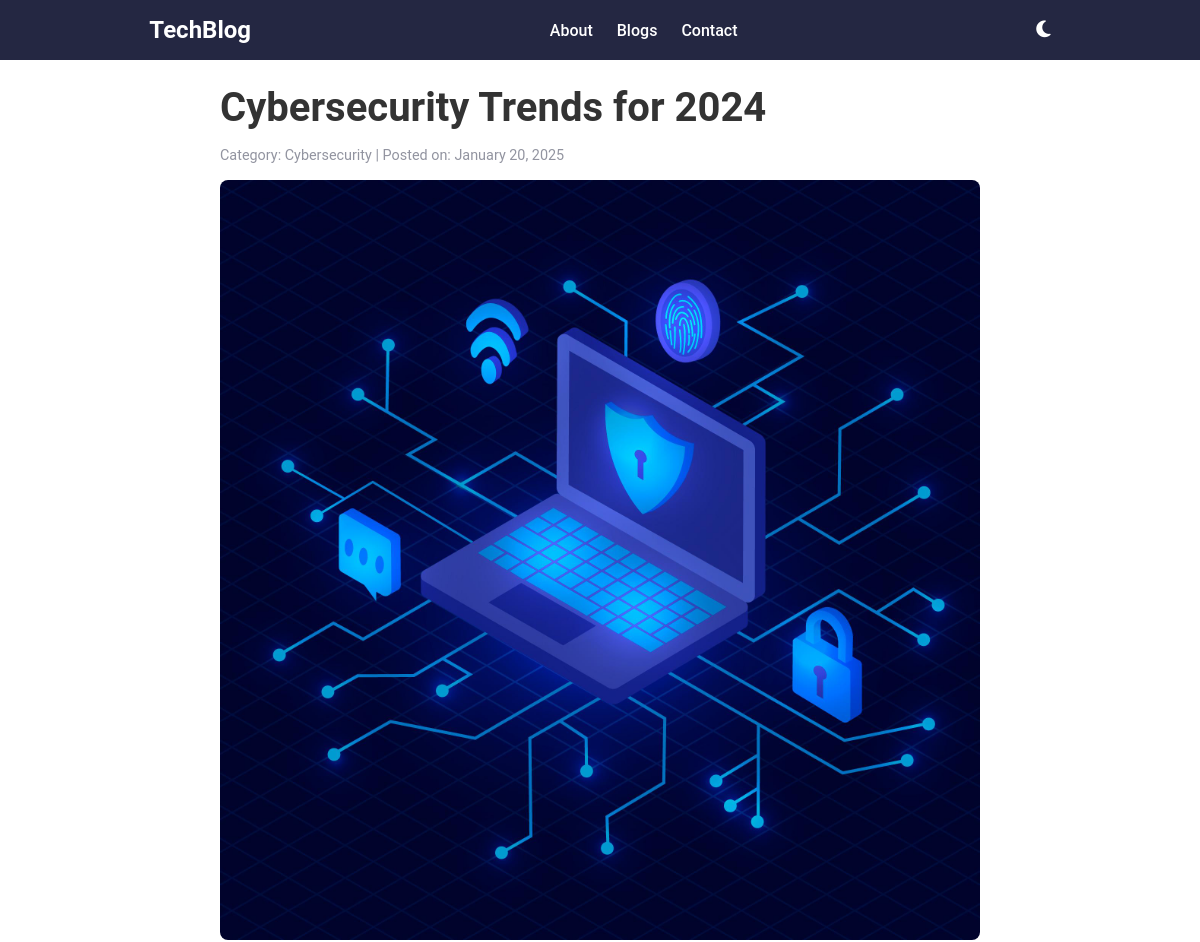
Page /post/5 (upper part) on the earlier database version.
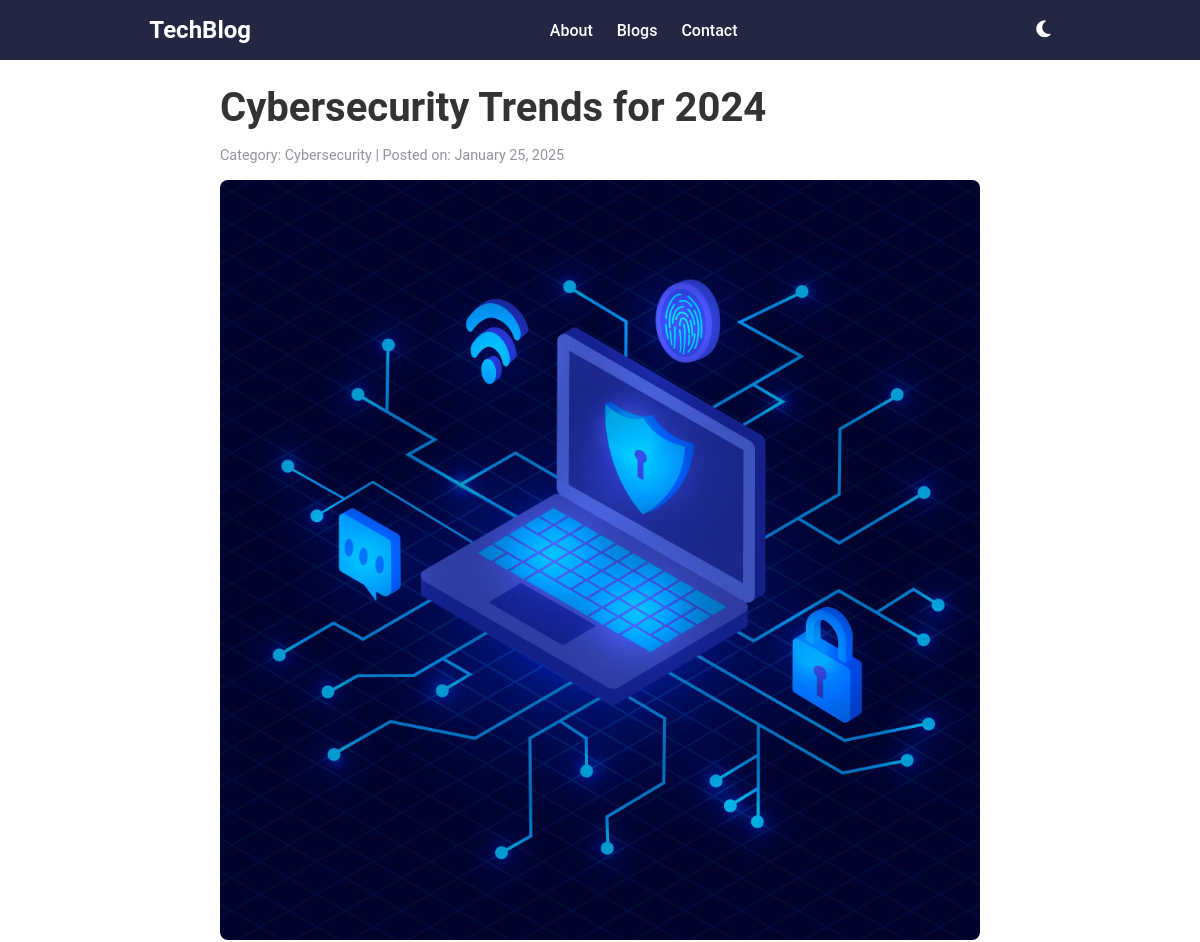
Same page on the later database version.
### models.py (models this page shows)
class Post(db.Model):
    __tablename__ = 'posts'
    id = db.Column(db.Integer, primary_key=True)
    title = db.Column(db.String(100), nullable=False)
    excerpt = db.Column(db.String(255), nullable=False)
    content = db.Column(db.Text, nullable=False)
    category = db.Column(db.String(50))
    date_posted = db.Column(db.DateTime, default=datetime.utcnow)
    comments = db.relationship('Comment', backref='post', lazy=True)
    image_url = db.Column(db.String(200), nullable=True)

### app.py (the view)
    @app.route("/post/<int:post_id>")
    def post(post_id):
        post = Post.query.get_or_404(post_id)
        comments = Comment.query.filter_by(post_id=post.id).all()
        return render_template("post.html", post=post, comments=comments)

### templates/post.html (shortened to what this page needs)
{% extends "base.html" %}
{% block content %}
<article class="blog-post">
  <h1>{{ post.title }}</h1>
  <p class="post-meta">
    <span>Category: {{ post.category }} |</span>
    <span>Posted on: {{ post.date_posted.strftime('%B %d, %Y') }}</span>
  </p>
  <img src="{{ post.image_url }}" alt="Image for {{ post.title }}" class="post-image">
</article>
{% endblock %}

### templates/base.html (shortened to what this page needs)
<!DOCTYPE html>
<html lang="en">
<head>
  <link rel="stylesheet" href="{{ url_for('static', filename='css/styles.css') }}">
  <link rel="stylesheet" href="https://cdnjs.cloudflare.com/ajax/libs/font-awesome/6.6.0/css/all.min.css">
</head>
<body>
  <header>
    <nav class="navbar">
      <a href="{{ url_for('home') }}" class="logo">TechBlog</a>
      <ul class="nav-links">
        <li><a href="{{ url_for('about') }}">About</a></li>
        <li><a href="{{ url_for('blogs') }}">Blogs</a></li>
        <li><a href="{{ url_for('contact') }}">Contact</a></li>
      </ul>
      <button class="theme-toggle" aria-label="Theme toggle button">
        <i id="theme-icon" class="fa-solid fa-moon"></i>
      </button>
    </nav>
  </header>
  <main>
    {% block content %}{% endblock %}
  </main>
</body>
</html>

### static/css/styles.css (style rules this page uses)
:root { --background-color: hsl(0, 0%, 100%); --text-color: hsl(0, 0%, 20%); --logo-color: hsl(0, 0%, 100%); --link-color: hsl(24, 100%, 50%); --button-bg: hsl(24, 100%, 50%); --button-color: hsl(0, 0%, 100%); --grey: hsl(231, 7%, 60%); --charcoal-grey: hsl(235, 18%, 26%); --dark-slate-grey: hsl(234, 29%, 20%); }
body { background-color: var(--background-color); font-family: "Roboto", "Open Sans", sans-serif, "Lora"; color: var(--text-color); transition: background-color 0.3s ease, color 0.3s ease; }
.theme-toggle { border: none; background: none; border-radius: 50%; cursor: pointer; display: flex; align-items: center; justify-content: center; }
.theme-toggle i { font-size: 1.2rem; color: var(--logo-color); transition: color 0.3s ease; }
* { margin: 0; padding: 0; box-sizing: border-box; }
.navbar { background-color: var(--dark-slate-grey); padding: 1rem 0; display: flex; justify-content: space-around; align-items: center; position: fixed; width: 100%; top: 0; z-index: 1000; }
.logo { font-size: 1.5rem; font-weight: bold; color: var(--logo-color); text-decoration: none; }
.nav-links { list-style: none; display: flex; gap: 1.5rem; margin: 0; padding: 0; }
.nav-links a { color: var(--button-color); font-weight: 500; transition: all 0.3s ease-in-out; display: block; width: 100%; text-align: center; text-decoration: none; }
.post-meta { font-size: 0.9rem; color: var(--grey); margin-top: 0.8rem; }
.blog-post { background-color: var(--background-color); padding: 20px; border-radius: 8px; margin-top: 4rem; max-width: 800px; margin: 0 auto; }
.blog-post h1 { font-size: 2.5rem; color: var(--text-color); margin-top: 4rem; margin-bottom: 1rem; }
.blog-post .post-meta { font-size: 0.9rem; color: var(--grey); margin-bottom: 1rem; }
.post-image { width: 100%; height: auto; border-radius: 8px; margin-bottom: 1rem; }

Differences in the rows shown:
changed Post "Cybersecurity": date_posted "January 20, 2025" → "January 25, 2025"
